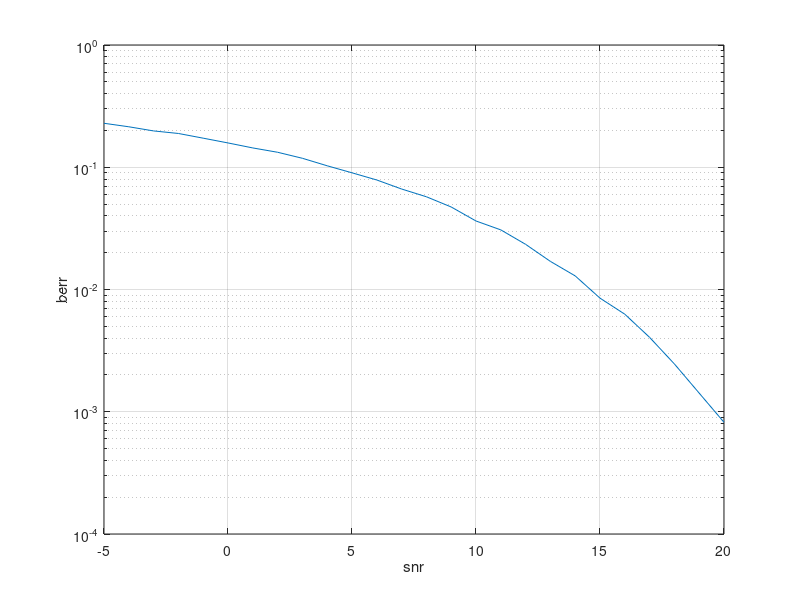

This figure's MATLAB source:
 clc;
clear all;
warning off;
snrdb = [-5:1:20];
snrLin = 10.^(snrdb/20);
N = 100;
x=randint(1,500);
%% 

%Mapping
for i=1:length(x)
    if(x(i)==1)
        xmod(i)=1;
    else
        xmod(i)=-1;
    end

end
dem = zeros(1,length(x));

for s= 1:length(snrdb)
    
    snr = snrLin(s);
    cont = 0;
    for h=1:N
      z  = randn(size(xmod))./ sqrt(snr);
      y  = xmod + z; 
      dem = (y>0); 
    
%     for i=1:length(y)
%         if(y(i)>=0)
%             dem(i)=1;
%         else
%             dem(i)=0;
%         end
%     end
   
     cont = cont +  (length(x)- sum((x==dem)));
    end
    
    bitr(s) = cont/(length(x)*N);% on divise par length(x) pour rendre bitr entre 0 et 1
      
end
%% 

semilogy(snrdb,bitr) 
xlabel('snr')
ylabel('berr')
grid on
save rel4.mat




